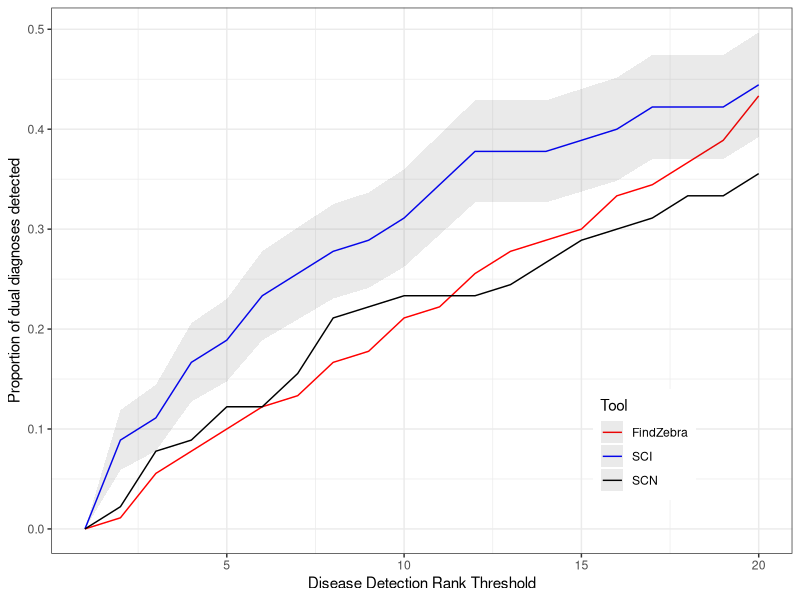
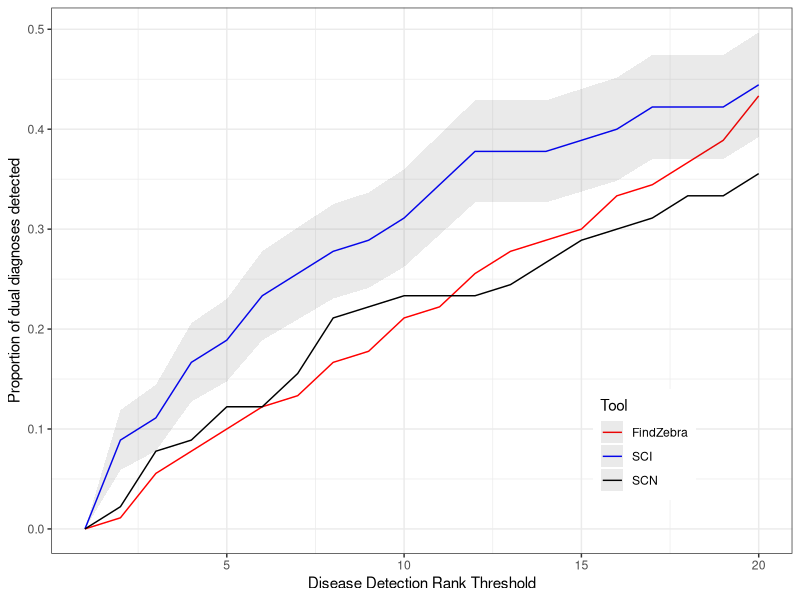

These figures' R source, in order: (Note: this script raises an error after producing the figures.)
# get required packages
.libPaths("C:/Users/wadhwar/Documents/R/win-library/3.4")
library(ggplot2)
library(tidyr)
library(dplyr)

# function to calculate se
se <- function(vec) {
  return(sd(vec)/sqrt(length(vec)))
}

# rounds to four digits and returns as character
cust.round <- function(num, numdig = 4) {
  as.character(round(num, digits = numdig))
}

# read in data
dataset <- read.csv("Results.csv",
                    header = TRUE,
                    na.strings = c("NA", "", "Inf", "NR"),
                    colClasses = c(rep("character", 3),
                                   rep("integer", 6)))

# processing: change all NA values to 1000 (after all thresholds)
dataset[is.na(dataset)] <- 1000

# if folder doesn't exist, make it
if (!file.exists("Figs")) {
  dir.create("Figs")
}

#####SINGLE THRESHOLD#####
# combine ranks for both diagnoses into one
# fz <- c(dataset$FZC1, dataset$FZC2)
# sci<- c(dataset$SCC1I, dataset$SCC2I)
# scn<- c(dataset$SCC1W, dataset$SCC2W)

# convert ranks to boolean for proportion testing
# see how good each tool is overall
# fz <- fz <= 20
# sci<- sci<= 20
# scn<- scn<= 20

# store means and sd into data frame for bar chart
# df.props <- data.frame(Condition = c("FZ", "SCI", "SCN"),
#                        Mean = c(mean(fz),
#                                 mean(sci),
#                                 mean(scn)),
#                        SD = c(sd(fz),
#                               sd(sci),
#                               sd(scn)))

# plot as bar
# ggplot(data = df.props, aes(x = Condition, y = Mean, color = I("black"))) +
#   geom_bar(stat = "identity", fill = "red") +
#   theme_bw() +
#   geom_errorbar(aes(ymin = Mean - SD, ymax = Mean + SD),
#                 width = 0.35) +
#   ylab("Proportion detected") +
#   xlab("DDx Tool")
# ggsave("Figs/BarplotSingle.png", width = 6, height = 6)

# check how good a tool is at detecting both in a pair
# fz <- (dataset$FZC1 <= 20 & dataset$FZC2 <= 20)
# sci<- (dataset$SCC1I<= 20 & dataset$SCC2I<= 20)
# scn<- (dataset$SCC1W<= 20 & dataset$SCC2W<= 20)

# store means and sd into data frame for bar chart
# df.props <- data.frame(Condition = c("FZ", "SCI", "SCN"),
#                        Mean = c(mean(fz),
#                                 mean(sci),
#                                 mean(scn)),
#                        SD = c(sd(fz),
#                               sd(sci),
#                               sd(scn)),
#                        SE = c(se(fz),
#                               se(sci),
#                               se(scn)))

# plot as bar
# ggplot(data = df.props, aes(x = Condition, y = Mean, color = I("black"))) +
#   geom_bar(stat = "identity", fill = "red") +
#   theme_bw() +
#   geom_errorbar(aes(ymin = Mean - SD, ymax = Mean + SD),
#                 width = 0.35) +
#   ylab("Proportion detected") +
#   xlab("DDx Tool")
# ggsave("Figs/BarplotPairSD.png", width = 6, height = 6)
# 
# ggplot(data = df.props, aes(x = Condition, y = Mean, color = I("black"))) +
#   geom_bar(stat = "identity", fill = "red") +
#   theme_bw() +
#   geom_errorbar(aes(ymin = Mean - SE, ymax = Mean + SE),
#                 width = 0.35) +
#   ylab("Proportion detected") +
#   xlab("DDx Tool")
# ggsave("Figs/BarplotPairSE.png", width = 6, height = 6)

#####VARYING THRESHOLD#####
# see how good each tool is at detecting both in a pair based on varying
# threshold of what counts as detection (less than what rank)
vals <- 1:20
fz <- numeric(length(vals))
sci<- numeric(length(vals))
scn<- numeric(length(vals))
counter <- 1
for (i in vals) {
  # get vectors for current threshold
  temp.fz <- (dataset$FZC1 <= i & dataset$FZC2 <= i)
  temp.sci<- (dataset$SCC1I<= i & dataset$SCC2I<= i)
  temp.scn<- (dataset$SCC1W<= i & dataset$SCC2W<= i)
  
  # store mean of each column
  fz[counter] <- mean(temp.fz)
  sci[counter]<- mean(temp.sci)
  scn[counter]<- mean(temp.scn)
  
  # update loop counter
  counter <- counter + 1
}

# store values into data frame and reshape
df.thresh <- data.frame(Threshold = vals,
                        FZ   = fz,
                        SCI  = sci,
                        SCN  = scn)
df.thresh <- df.thresh %>%
  gather("Tool", "Prop.Detect", 2:4)

# plot as line plot
# ggplot(df.thresh, aes(x = Threshold, y = Prop.Detect, colour = Tool)) +
#   geom_line() +
#   ylab(label = "Proportion of dual diagnoses detected") +
#   xlab("Disease Detection Rank Threshold") +
#   theme_bw() +
#   theme(legend.position = c(0.8, 0.2)) +
#   scale_colour_manual(values = c("red", "blue", "black"),
#                       label = c("FindZebra",
#                                 "SC (Incidence)",
#                                 "SC (No incidence)"))
# ggsave("Figs/VaryThreshold.png", width = 6, height = 6)

# # plot as line plot with smoother
df.thresh <- df.thresh %>%
  dplyr::mutate(SE = sqrt(Prop.Detect * (1 - Prop.Detect) / nrow(dataset)))
df.thresh[df.thresh$Tool != "SCI",]$SE <- 0
ggplot(df.thresh, aes(x = Threshold, y = Prop.Detect, colour = Tool)) +
  geom_line() +
  geom_ribbon(aes(ymin = df.thresh$Prop.Detect - df.thresh$SE,
                  ymax = df.thresh$Prop.Detect + df.thresh$SE),
              linetype = 0, alpha = 0.1) +
  ylab("Proportion of dual diagnoses detected") +
  xlab("Disease Detection Rank Threshold") +
  theme_bw() +
  theme(legend.position = c(0.8, 0.2)) +
  scale_colour_manual(values = c("red", "blue", "black"),
                      label = c("FindZebra",
                                "SCI",
                                "SCN"))
ggsave("Figs/StatVaryThresh.png", width = 6, height = 6)

#####EFFECT OF SINGLE DDX#####
# list of conditions
single.ddx <- data.frame(conds = c("TSD", "SLO", "MMA", "GSD", "PKU", "FXS", "AT", "CF", "TOI", "MD", "NS", "SS", "HS", "SDS", "TSC", "FXS2", "HS2", "AT2"),
                         fz = c(1, 6, 5, 3, 1, 5, 8, 6, 1, 1, 3, 2, 10, 9, 4, 5, 6, 3),
                         sci= c(2, 1, 5, 3, 1, 3, 5, 1, 4, 1, 1, 8, 1, 1, 1, 6, 4, 2),
                         scn= c(1, 6, 5, 1, 2, 2, 35, 1, 17, 1, 5, 26, 1, 1, 1, 10, 5, 2))

# function to detect what proportion of the time this disease was detected by given tool
prop.detected <- function(condition, tool, rank.thresh) {
  # only choose columns important for tool of interest
  if (tool == "FZ") {
    interest <- select(dataset, "Condition.1", "Condition.2", "FZC1", "FZC2")
  } else if (tool == "SCI") {
    interest <- select(dataset, "Condition.1", "Condition.2", "SCC1I", "SCC2I")
  } else if (tool == "SCN") {
    interest <- select(dataset, "Condition.1", "Condition.2", "SCC1W", "SCC2W")
  } else {
    stop(paste("ERROR: tool name -", tool, "- not recognized."))
  }
  
  # only choose rows important for condition of interest
  interest <- interest[(interest$Condition.1 == condition) | (interest$Condition.2 == condition), ]
  names(interest) <- c("C1", "C2", "D1", "D2")
  
  # count number of times detection met threshold
  total <- nrow(interest)
  count <- 0
  for (i in 1:nrow(interest)) {
    if (interest$C1[i] == condition && interest$D1[i] <= rank.thresh ||
        interest$C2[i] == condition && interest$D2[i] <= rank.thresh) {
      count <- count + 1
    }
  }
  
  # return proportion
  return(count / total)
}

# make data frame containing proportion detection results
df.prop.det <- data.frame(Condition = single.ddx$conds,
                          FZ.Single = single.ddx$fz,
                          FZ  = vapply(X = single.ddx$conds,
                                             FUN=function(x) prop.detected(x, "FZ", 20),
                                             FUN.VALUE = numeric(1)),
                          SCI.Single= single.ddx$sci,
                          SCI = vapply(X = single.ddx$conds,
                                             FUN=function(x) prop.detected(x, "SCI", 20),
                                             FUN.VALUE = numeric(1)),
                          SCN.Single= single.ddx$scn,
                          SCN = vapply(X = single.ddx$conds,
                                             FUN=function(x) prop.detected(x, "SCN", 20),
                                             FUN.VALUE = numeric(1)))

# plot coordinates to see if single ddx rank affects dual ddx rank
common <- ggplot(df.prop.det) +
  theme_classic() +
  ylab("Proportion detected")

# FindZebra
fz.model <- lm(FZ ~ FZ.Single, data = df.prop.det)
common +
  geom_point(aes(x = FZ.Single, y = FZ)) +
  xlab("FindZebra Single Dx Rank") +
  annotate("text", x = 7.5, y = 0.3,
           label = paste("italic(R) ^ 2 ==",
                         cust.round(cor(df.prop.det$FZ.Single, df.prop.det$FZ) ^ 2, 4)),
           parse = TRUE) +
  annotate("text", x = 7.5, y = 0.27,
           label = paste("italic(m) ==",
                         cust.round(fz.model$coefficients[2])),
           parse = TRUE) +
  annotate("text", x = 7.5, y = 0.24,
           label = paste("italic(p) ==",
                         cust.round(summary(fz.model)$coefficients[2, 4])),
           parse = TRUE)
ggsave("Figs/SingleDual-FZ.png", width = 6, height = 6)

# SC (Incidence)
sci.model <- lm(SCI ~ SCI.Single, data = df.prop.det)
common +
  geom_point(aes(x = SCI.Single, y = SCI)) +
  xlab("SC (Incidence) Single Dx Rank") +
  annotate("text", x = 6, y = 0.3,
           label = paste("italic(R) ^ 2 ==",
                         cust.round(cor(df.prop.det$SCI.Single, df.prop.det$SCI) ^ 2, 4)),
           parse = TRUE) +
  annotate("text", x = 6, y = 0.27,
           label = paste("italic(m) ==",
                         cust.round(sci.model$coefficients[2])),
           parse = TRUE) +
  annotate("text", x = 6, y = 0.24,
           label = paste("italic(p) ==",
                         cust.round(summary(sci.model)$coefficients[2, 4])),
           parse = TRUE)
ggsave("Figs/SingleDual-SCI.png", width = 6, height = 6)

# SC (No incidence)
scn.model <- lm(SCN ~ SCN.Single, data = df.prop.det)
common +
  geom_point(aes(x = SCN.Single, y = SCN)) +
  xlab("SC (No incidence) Single Dx Rank") +
  annotate("text", x = 25, y = 0.3,
           label = paste("italic(R) ^ 2 ==",
                         cust.round(cor(df.prop.det$SCN.Single, df.prop.det$SCN) ^ 2, 4)),
           parse = TRUE) +
  annotate("text", x = 25, y = 0.27,
           label = paste("italic(m) ==",
                         cust.round(scn.model$coefficients[2])),
           parse = TRUE) +
  annotate("text", x = 25, y = 0.24,
           label = paste("italic(p) ==",
                         cust.round(summary(scn.model)$coefficients[2, 4])),
           parse = TRUE)
ggsave("Figs/SingleDual-SCN.png", width = 6, height = 6)

# reshape for dodge bar plot
df.bias <- df.prop.det %>%
  select(seq(1, 7, by = 2)) %>%
  gather("Tool", "Proportion", 2:4)

ggplot(df.bias, aes(x = Condition, y = Proportion, fill = Tool)) +
  geom_bar(stat = "identity", position = "dodge") +
  scale_fill_manual(values = c("red", "blue", "gray"),
                    label = c("FindZebra", "SC (Incidence)", "SC (No incidence)")) +
  theme_bw() +
  theme(legend.position = "top") +
  geom_vline(xintercept = seq(1.5, by = 1, length = length(single.ddx$conds) - 1))
ggsave("Figs/CondBias.png", width = 6, height = 3)
